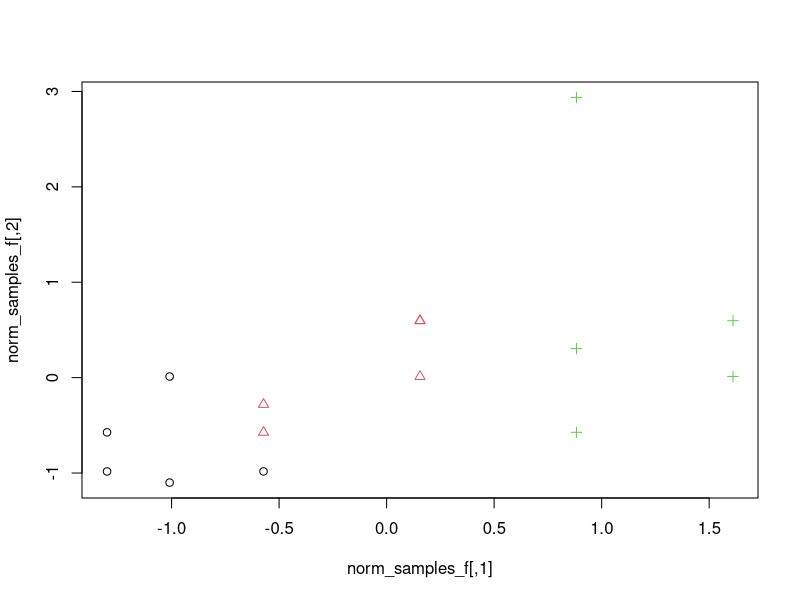
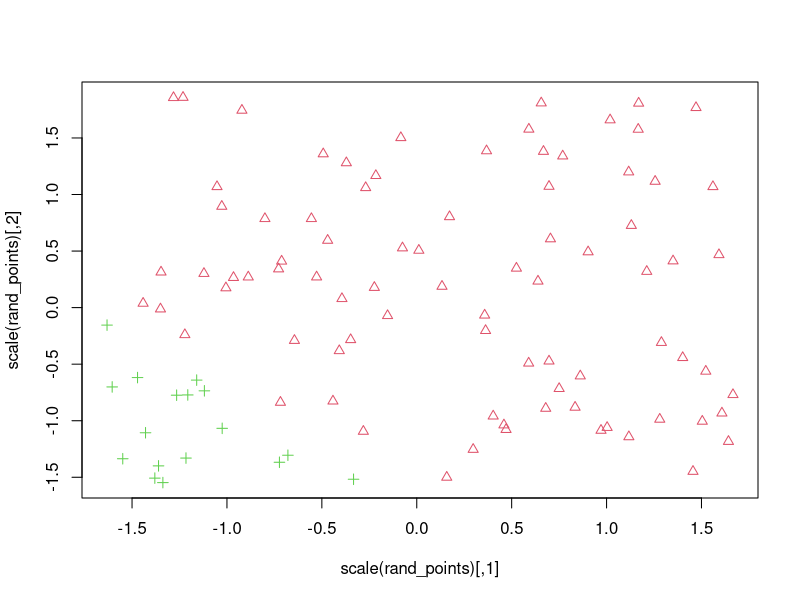

These charts were generated, in order, by the following R code:
set.seed(88)

ETA = 0.001

# input layer
NUM_FEATURES <- 2
INPUT_WIDTH <- NUM_FEATURES + 1 # (bias)

# hidden layer
HIDDEN_LAYER_WIDTH <- 5
ANN_WIDTH <- HIDDEN_LAYER_WIDTH + 1 # (bias)

# output layer
NUM_CLASSES <- 4
OUTPUT_WIDTH <- NUM_CLASSES

# ----------------               -                -----------
# num features + 1 (input axons) 6 (hidden_axons) num classes
# ----------------               -                -----------

# input layer
input_activation <<- matrix(data = 1,
                           nrow = INPUT_WIDTH,
                           ncol = 1)
input_axon_w <<- matrix(data = runif(n = HIDDEN_LAYER_WIDTH * INPUT_WIDTH),
                       nrow = INPUT_WIDTH,
                       ncol = HIDDEN_LAYER_WIDTH)
# hidden layer
hidden_gradients <<- matrix(data = 1,
                           nrow = ANN_WIDTH,
                           ncol = 1)
hidden_activation <<- matrix(data = 1,
                            nrow = ANN_WIDTH,
                            ncol = 1)
hidden_axon_w <<- matrix(data = runif(n = ANN_WIDTH * OUTPUT_WIDTH),
                        nrow = ANN_WIDTH,
                        ncol = OUTPUT_WIDTH)
# output layer
output_gradients <<- matrix(data = 1,
                           nrow = OUTPUT_WIDTH,
                           ncol = 1)
output_activation <<- matrix(data = 1,
                            nrow = OUTPUT_WIDTH,
                            ncol = 1)

activation_function <- function(x){
  ex <- exp(x)
  return(ex / (1 + ex))
}

activation_function_deriv <- function(x){
  ex <- exp(x)
  return(ex / (1 + ex) * (1 - (ex / (1 + ex))))
}

forward_prop <- function(training_sample_features){
  # input layer
  input_activation <<- c(1,training_sample_features)
  #print(input_activation)
  for(hidden_idx in 1:HIDDEN_LAYER_WIDTH){
    hidden_activation[hidden_idx] <<-
      activation_function(t(input_activation) %*%
                            input_axon_w[,hidden_idx])
  }
  #print(hidden_activation)
  
  #output layer
  for(output_idx in 1:OUTPUT_WIDTH){
    output_activation[output_idx] <<-
      activation_function(t(hidden_activation) %*%
                            hidden_axon_w[,output_idx])
  }
}

encode_class <- function(sample_class){
  ann_class_encoding <- numeric(NUM_CLASSES)
  ann_class_encoding[sample_class] <- 1
  return(ann_class_encoding)
}

calc_err <- function(sample_class){
  ann_class_encoding <- encode_class(sample_class)
  return(activation_function(output_activation) - ann_class_encoding)
}

backward_prop <- function(sample_class){
  output_gradients <<- calc_err(sample_class)
  
  for(hidden_idx in 1:ANN_WIDTH){
    hidden_gradients[hidden_idx] <<-
      hidden_axon_w[hidden_idx,] %*%
      output_gradients
  }
  
  for(input_idx in 1:INPUT_WIDTH){
    input_axon_w[input_idx,] <<-
      input_axon_w[input_idx,] -
      ETA *
      hidden_gradients[1:HIDDEN_LAYER_WIDTH] *
      activation_function_deriv(input_activation[input_idx])
  }
  
  for(hidden_idx in 1:ANN_WIDTH){
    hidden_axon_w[hidden_idx,] <<-
      hidden_axon_w[hidden_idx,] -
      ETA *
      output_gradients *
      activation_function_deriv(hidden_activation[hidden_idx])
  }
}

train <- function(training_samples_features, training_samples_classes){
  for(x in 1:1000){
  for(i in 1:nrow(training_samples_features)){
    forward_prop(training_samples_features[i,])
    backward_prop(training_samples_classes[i])
  }
  }
}

predict <- function(test_sample_features){
  forward_prop(test_sample_features)
  prediction <- output_activation
  #print(output_activation)
  return(which(prediction == max(prediction)))
}

predict_n <- function(test_samples_features){
  ps <- c()
  for(i in 1:nrow(test_samples_features)){
    ps <- c(ps,predict(test_samples_features[i,]))
  }
  return(ps)
}

samples_f <- matrix(
  c(1.2,100,
    1.2,2000,
    1.5,300,
    1,300,
    1,1000,
    1.5,1500,
    2,2000,
    2,3000,
    1.5,1000,
    2,3000,
    2.5,7000,
    2.5,2500,
    2.5,1000,
    3,3000,
    3,2000),
  nrow = 15,
  ncol = 2,
  byrow = TRUE)

samples_c <- matrix(
  c(1,1,1,1,1,2,2,2,2,2,3,3,3,3,3),
  nrow = 15,
  ncol = 1,
  byrow = TRUE
)

norm_samples_f <- scale(samples_f)
train(norm_samples_f, samples_c)
plot(norm_samples_f,col=samples_c,pch=samples_c)
predict_n(norm_samples_f)

rand_points <<- matrix(data = runif(n = 2 * 100),
                        nrow = 100,
                        ncol = 2)

pred_classes <- predict_n(scale(rand_points))

plot(scale(rand_points),col=pred_classes,pch=pred_classes)
